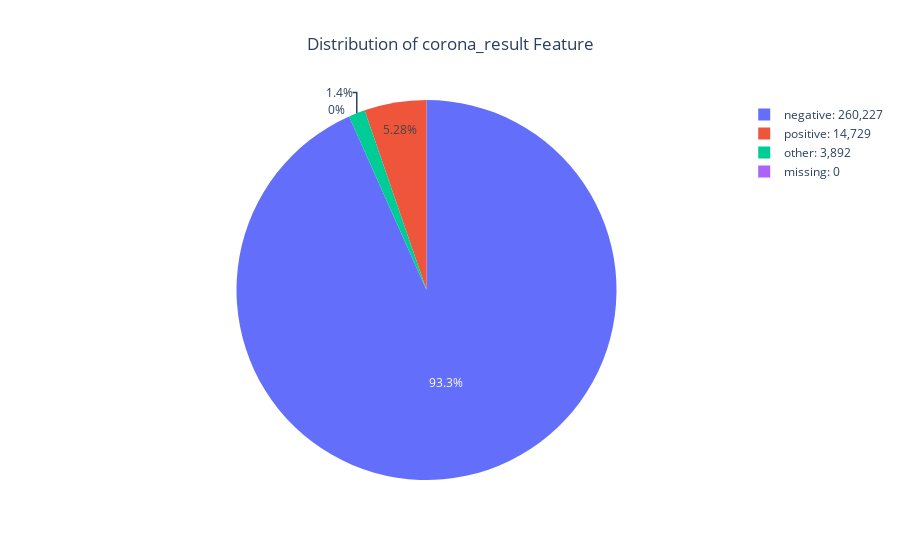

The notebook cell this image was saved under:
### Markdown cell above
#### 3.7 `corona_result`

- **Missing values**: There are no missing values.
- **Value Counts**:
  - `negative`: Reported in `260,227` instances.
  - `positive`: Reported in `14,729` instances.
  - `other`: Reported in `3,892` instances.
- **Distribution**:
  - `negative`: Approximately `93.3%`.
  - `positive`: Approximately `5.3%`.
  - `other`: Approximately `1.4%`.
- **Data Type Consideration**: `corona_result` is stored as an object (string), indicating the test result categories (`negative`, `positive`, `other`).

### Code cell
pie_value_count("corona_result", label=True)

### Figure 1 — Plotly figure (JSON) as saved in the notebook; plotly's stock layout.template omitted (floating-point values rounded to 4 significant figures)
{"data": [{"domain": {"x": [0, 1], "y": [0, 1]}, "hovertemplate": "status=%{label}<br>value_counts=%{value}<extra></extra>", "labels": ["negative: 260,227", "positive: 14,729", "other: 3,892", "missing: 0"], "legendgroup": "", "name": "", "showlegend": true, "type": "pie", "values": [260227, 14729, 3892, 0]}], "layout": {"legend": {"tracegroupgap": 0}, "title": {"text": "Distribution of corona_result Feature", "x": 0.5}}}
